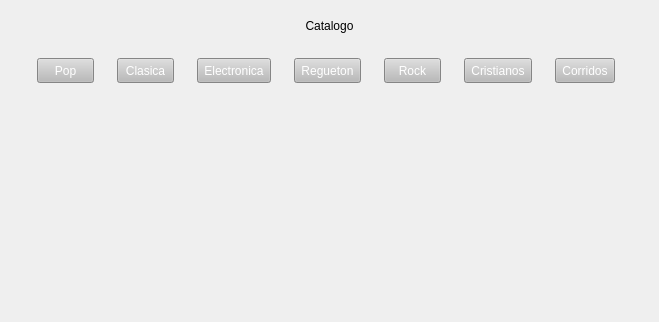
            <widget class="QWidget" name="scrollAreaWidgetContents">
             <property name="geometry">
              <rect>
               <x>0</x>
               <y>0</y>
               <width>659</width>
               <height>322</height>
              </rect>
             </property>
             <layout class="QGridLayout" name="gridLayout_2">
              <item row="0" column="0">
               <widget class="QLabel" name="label_12">
                <property name="maximumSize">
                 <size>
                  <width>16777215</width>
                  <height>30</height>
                 </size>
                </property>
                <property name="text">
                 <string>Catalogo</string>
                </property>
                <property name="alignment">
                 <set>Qt::AlignmentFlag::AlignCenter</set>
                </property>
               </widget>
              </item>
              <item row="1" column="0">
               <widget class="QWidget" name="generosWidget" native="true">
                <property name="minimumSize">
                 <size>
                  <width>0</width>
                  <height>34</height>
                 </size>
                </property>
                <property name="maximumSize">
                 <size>
                  <width>16777215</width>
                  <height>30</height>
                 </size>
                </property>
                <layout class="QHBoxLayout" name="horizontalLayout_7">
                 <item>
                  <widget class="QToolButton" name="toolButton_6">
                   <property name="minimumSize">
                    <size>
                     <width>57</width>
                     <height>25</height>
                    </size>
                   </property>
                   <property name="styleSheet">
                    <string notr="true">color: rgb(255, 255, 255);
background-color: rgb(186, 186, 186);</string>
                   </property>
                   <property name="text">
                    <string>Pop</string>
                   </property>
                  </widget>
                 </item>
                 <item>
                  <widget class="QToolButton" name="toolButton_3">
                   <property name="minimumSize">
                    <size>
                     <width>57</width>
                     <height>25</height>
                    </size>
                   </property>
                   <property name="styleSheet">
                    <string notr="true">color: rgb(255, 255, 255);
background-color: rgb(186, 186, 186);</string>
                   </property>
                   <property name="text">
                    <string>Clasica</string>
                   </property>
                  </widget>
                 </item>
                 <item>
                  <widget class="QToolButton" name="toolButton_5">
                   <property name="minimumSize">
                    <size>
                     <width>0</width>
                     <height>25</height>
                    </size>
                   </property>
                   <property name="styleSheet">
                    <string notr="true">color: rgb(255, 255, 255);
background-color: rgb(186, 186, 186);</string>
                   </property>
                   <property name="text">
                    <string>Electronica</string>
                   </property>
                  </widget>
                 </item>
                 <item>
                  <widget class="QToolButton" name="toolButton_9">
                   <property name="minimumSize">
                    <size>
                     <width>0</width>
                     <height>25</height>
                    </size>
                   </property>
                   <property name="styleSheet">
                    <string notr="true">color: rgb(255, 255, 255);
background-color: rgb(186, 186, 186);</string>
                   </property>
                   <property name="text">
                    <string>Regueton</string>
                   </property>
                  </widget>
                 </item>
                 <item>
                  <widget class="QToolButton" name="toolButton_7">
                   <property name="minimumSize">
                    <size>
                     <width>57</width>
                     <height>25</height>
                    </size>
                   </property>
                   <property name="styleSheet">
                    <string notr="true">color: rgb(255, 255, 255);
background-color: rgb(186, 186, 186);</string>
                   </property>
                   <property name="text">
                    <string>Rock</string>
                   </property>
                  </widget>
                 </item>
                 <item>
                  <widget class="QToolButton" name="toolButton_8">
                   <property name="minimumSize">
                    <size>
                     <width>0</width>
                     <height>25</height>
                    </size>
                   </property>
                   <property name="styleSheet">
                    <string notr="true">color: rgb(255, 255, 255);
background-color: rgb(186, 186, 186);</string>
                   </property>
                   <property name="text">
                    <string>Cristianos</string>
                   </property>
                  </widget>
                 </item>
                 <item>
                  <widget class="QToolButton" name="toolButton_10">
                   <property name="minimumSize">
                    <size>
                     <width>0</width>
                     <height>25</height>
                    </size>
                   </property>
                   <property name="styleSheet">
                    <string notr="true">color: rgb(255, 255, 255);
background-color: rgb(186, 186, 186);</string>
                   </property>
                   <property name="text">
                    <string>Corridos</string>
                   </property>
                  </widget>
                 </item>
                </layout>
               </widget>
              </item>
              <item row="2" column="0">
               <widget class="QWidget" name="gridWidget" native="true">
                <property name="minimumSize">
                 <size>
                  <width>560</width>
                  <height>180</height>
                 </size>
                </property>
                <layout class="QGridLayout" name="gridLayout"/>
               </widget>
              </item>
             </layout>
            </widget>
